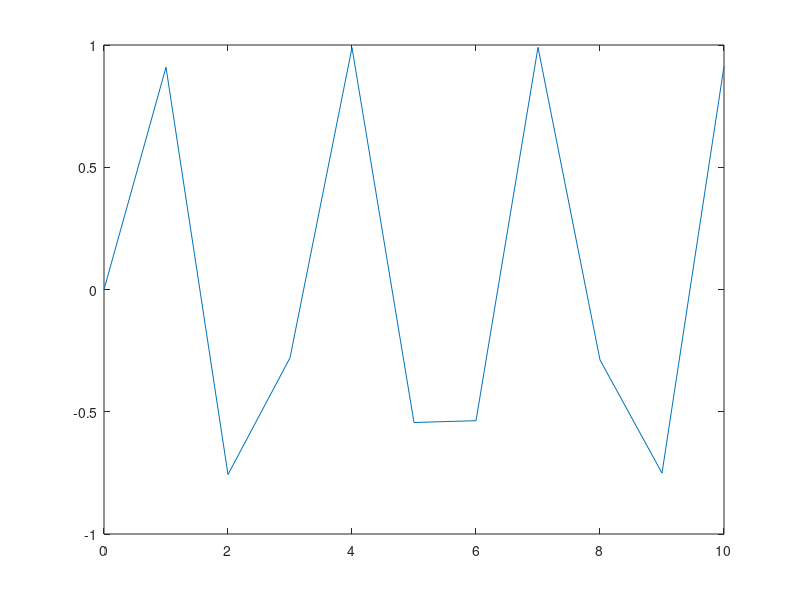

The MATLAB script that drew this image:
disp("flsin function");

function flsin = f(a, w, p, ni, nf) %flsin is the variable returned, f is the name of the function
x = ni:1:nf
flsin = a*sin(w*x + p)
end

y = f(1, 2, 0, 0, 10)
plot(0:1:10, y)